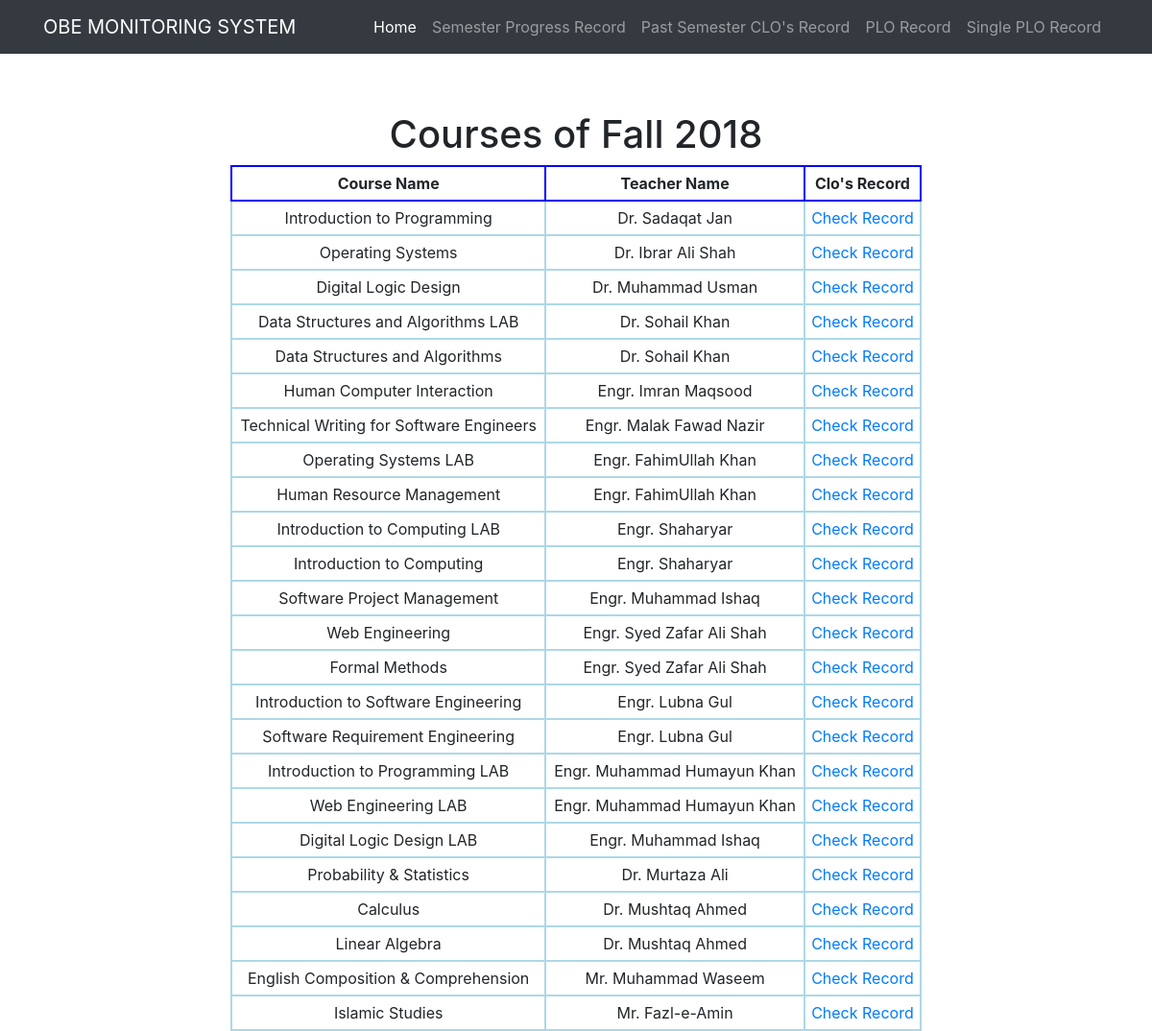
The app's page /pastSemesterRecord.php?semesterType=Fall 2018 with its own data.
### tables this page shows
CREATE TABLE `course` (
  `course_id` int(10) NOT NULL,
  `ccode` varchar(255) NOT NULL,
  `course_name` varchar(255) NOT NULL,
  `course_credit` int(2) NOT NULL,
  `semester` varchar(255) NOT NULL,
  `sem_number` int(10) NOT NULL DEFAULT '2',
  `department` varchar(255) NOT NULL,
  `type` varchar(255) NOT NULL
);

### pastSemesterRecord.php (the view, shortened to what this page needs)
<?php
	require('navbar.php');
	require('connection.php');
	$semesterType =  $_GET['semesterType'];
	?>
	<!DOCTYPE html>
	<html>
	<head>
	</head>
	<body>
		 <div id = 'pastCourses'>
        <?php
        $q = "SELECT DISTINCT uname , ccode , course.department, course_name, course.course_id FROM course inner join assign_course ON course.course_id = assign_course.course_id INNER JOIN user ON assign_course.user_id= user.uid where course.department = 'CSE' AND course.semester='$semesterType'";
	$result = mysqli_query($conn,$q);
	echo "<h1> Courses of ".$semesterType."</h1>";
	echo '<table id="table1" border="2px solid red">';
	echo '<tr><th> Course Name </th>';
	echo '<th> Teacher Name </th>';
	echo "<th> Clo's Record </th>";
	while($row = mysqli_fetch_assoc($result)){
		echo '<tr>';
		echo "<td>{$row['course_name']}</td>";
		echo "<td>{$row['uname']}</td>";
		echo "<td> <a href='clo_result.php?sem=$semesterType&id={$row['course_id']}'>Check Record</a> </td>";
		echo '</tr>';
	}
	echo "</table>";
	?>
    </div>
	</body>
	</html>

### pastSemesterRecord.php (style rules this page uses)
#pastCourses { width:60%; text-align: center; margin-left: 20%; margin-top: 5%; }
#table1 { width: 100%; }
#table1 td { border: 2px solid lightblue; padding:5px; }
#table1 th { border: 2px solid blue; padding:5px; }
#table1 a { display: block; text-decoration: none; }

### records on screen
course: course_name "Introduction to Programming", uname "Dr. Sadaqat Jan"
course: course_name "Operating Systems", uname "Dr. Ibrar Ali Shah"
course: course_name "Digital Logic Design", uname "Dr. Muhammad Usman"
course: course_name "Data Structures and Algorithms LAB", uname "Dr. Sohail Khan"
course: course_name "Data Structures and Algorithms", uname "Dr. Sohail Khan"
course: course_name "Human Computer Interaction", uname "Engr. Imran Maqsood"
course: course_name "Technical Writing for Software Engineers", uname "Engr. Malak Fawad Nazir"
course: course_name "Operating Systems LAB", uname "Engr. FahimUllah Khan"
course: course_name "Human Resource Management", uname "Engr. FahimUllah Khan"
course: course_name "Introduction to Computing LAB", uname "Engr. Shaharyar"
course: course_name "Introduction to Computing", uname "Engr. Shaharyar"
course: course_name "Software Project Management", uname "Engr. Muhammad Ishaq"
course: course_name "Web Engineering", uname "Engr. Syed Zafar Ali Shah"
course: course_name "Formal Methods", uname "Engr. Syed Zafar Ali Shah"
course: course_name "Introduction to Software Engineering", uname "Engr. Lubna Gul"
course: course_name "Software Requirement Engineering", uname "Engr. Lubna Gul"
course: course_name "Introduction to Programming LAB", uname "Engr. Muhammad Humayun Khan"
course: course_name "Web Engineering LAB", uname "Engr. Muhammad Humayun Khan"
course: course_name "Digital Logic Design LAB", uname "Engr. Muhammad Ishaq"
course: course_name "Probability & Statistics", uname "Dr. Murtaza Ali"
course: course_name "Calculus", uname "Dr. Mushtaq Ahmed"
course: course_name "Linear Algebra", uname "Dr. Mushtaq Ahmed"
course: course_name "English Composition & Comprehension", uname "Mr. Muhammad Waseem"
course: course_name "Islamic Studies", uname "Mr. Fazl-e-Amin"

### other values on screen
$semesterType "Fall 2018"
